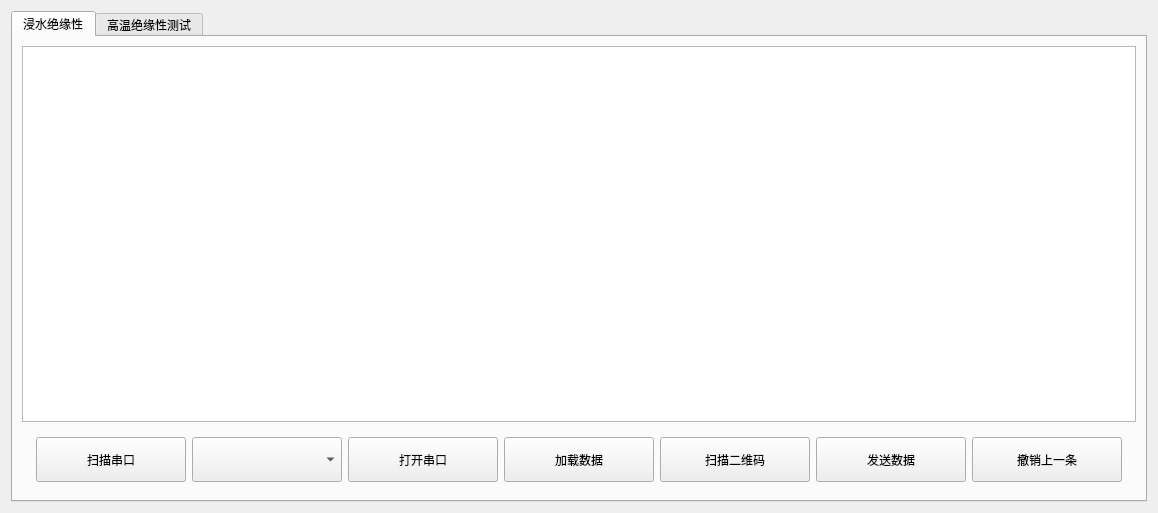
<?xml version="1.0" encoding="UTF-8"?>
<ui version="4.0">
 <class>Test</class>
 <widget class="QWidget" name="Test">
  <property name="geometry">
   <rect>
    <x>0</x>
    <y>0</y>
    <width>1158</width>
    <height>513</height>
   </rect>
  </property>
  <property name="windowTitle">
   <string>Form</string>
  </property>
  <layout class="QVBoxLayout" name="verticalLayout">
   <item>
    <widget class="QTabWidget" name="tabWidget">
     <property name="currentIndex">
      <number>0</number>
     </property>
     <widget class="QWidget" name="tab">
      <attribute name="title">
       <string>浸水绝缘性</string>
      </attribute>
      <layout class="QVBoxLayout" name="verticalLayout_2">
       <item>
        <widget class="QTableWidget" name="tableWidget"/>
       </item>
       <item>
        <widget class="QWidget" name="widget" native="true">
         <layout class="QHBoxLayout" name="horizontalLayout">
          <item>
           <spacer name="horizontalSpacer">
            <property name="orientation">
             <enum>Qt::Horizontal</enum>
            </property>
            <property name="sizeHint" stdset="0">
             <size>
              <width>40</width>
              <height>20</height>
             </size>
            </property>
           </spacer>
          </item>
          <item>
           <widget class="QPushButton" name="pushButton_5">
            <property name="minimumSize">
             <size>
              <width>150</width>
              <height>45</height>
             </size>
            </property>
            <property name="text">
             <string>扫描串口</string>
            </property>
           </widget>
          </item>
          <item>
           <widget class="QComboBox" name="comboBox">
            <property name="minimumSize">
             <size>
              <width>150</width>
              <height>45</height>
             </size>
            </property>
           </widget>
          </item>
          <item>
           <widget class="QPushButton" name="pushButton_6">
            <property name="minimumSize">
             <size>
              <width>150</width>
              <height>45</height>
             </size>
            </property>
            <property name="text">
             <string>打开串口</string>
            </property>
           </widget>
          </item>
          <item>
           <widget class="QPushButton" name="pushButton_3">
            <property name="minimumSize">
             <size>
              <width>150</width>
              <height>45</height>
             </size>
            </property>
            <property name="text">
             <string>加载数据</string>
            </property>
           </widget>
          </item>
          <item>
           <widget class="QPushButton" name="pushButton">
            <property name="minimumSize">
             <size>
              <width>150</width>
              <height>45</height>
             </size>
            </property>
            <property name="text">
             <string>扫描二维码</string>
            </property>
           </widget>
          </item>
          <item>
           <widget class="QPushButton" name="pushButton_2">
            <property name="minimumSize">
             <size>
              <width>150</width>
              <height>45</height>
             </size>
            </property>
            <property name="text">
             <string>发送数据</string>
            </property>
           </widget>
          </item>
          <item>
           <widget class="QPushButton" name="pushButton_4">
            <property name="minimumSize">
             <size>
              <width>150</width>
              <height>45</height>
             </size>
            </property>
            <property name="text">
             <string>撤销上一条</string>
            </property>
           </widget>
          </item>
          <item>
           <spacer name="horizontalSpacer_2">
            <property name="orientation">
             <enum>Qt::Horizontal</enum>
            </property>
            <property name="sizeHint" stdset="0">
             <size>
              <width>40</width>
              <height>20</height>
             </size>
            </property>
           </spacer>
          </item>
         </layout>
        </widget>
       </item>
      </layout>
     </widget>
     <widget class="QWidget" name="tab_2">
      <attribute name="title">
       <string>高温绝缘性测试</string>
      </attribute>
      <layout class="QVBoxLayout" name="verticalLayout_3">
       <item>
        <widget class="QTableWidget" name="tableWidget_2">
         <property name="minimumSize">
          <size>
           <width>200</width>
           <height>45</height>
          </size>
         </property>
        </widget>
       </item>
       <item>
        <widget class="QGroupBox" name="groupBox_2">
         <property name="title">
          <string/>
         </property>
         <layout class="QHBoxLayout" name="horizontalLayout_2">
          <item>
           <spacer name="horizontalSpacer_3">
            <property name="orientation">
             <enum>Qt::Horizontal</enum>
            </property>
            <property name="sizeHint" stdset="0">
             <size>
              <width>40</width>
              <height>20</height>
             </size>
            </property>
           </spacer>
          </item>
          <item>
           <widget class="QComboBox" name="comboBox_3">
            <property name="minimumSize">
             <size>
              <width>150</width>
              <height>45</height>
             </size>
            </property>
           </widget>
          </item>
          <item>
           <widget class="QPushButton" name="pushButton_7">
            <property name="minimumSize">
             <size>
              <width>150</width>
              <height>45</height>
             </size>
            </property>
            <property name="text">
             <string>扫描串口</string>
            </property>
           </widget>
          </item>
          <item>
           <widget class="QPushButton" name="pushButton_9">
            <property name="minimumSize">
             <size>
              <width>150</width>
              <height>45</height>
             </size>
            </property>
            <property name="text">
             <string> 打开串口</string>
            </property>
           </widget>
          </item>
          <item>
           <widget class="QPushButton" name="pushButton_8">
            <property name="minimumSize">
             <size>
              <width>150</width>
              <height>45</height>
             </size>
            </property>
            <property name="text">
             <string>发送数据</string>
            </property>
           </widget>
          </item>
          <item>
           <spacer name="horizontalSpacer_4">
            <property name="orientation">
             <enum>Qt::Horizontal</enum>
            </property>
            <property name="sizeHint" stdset="0">
             <size>
              <width>40</width>
              <height>20</height>
             </size>
            </property>
           </spacer>
          </item>
         </layout>
        </widget>
       </item>
      </layout>
     </widget>
    </widget>
   </item>
  </layout>
 </widget>
 <resources/>
 <connections/>
</ui>
